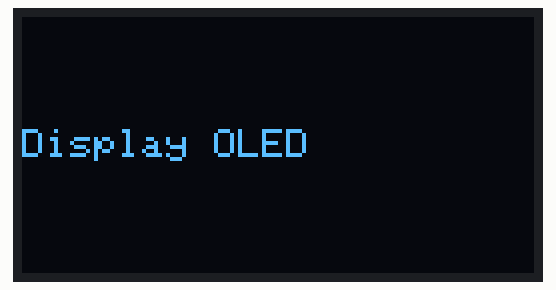
Bench run of a sketch on a simulated Arduino Uno, built with avr-gcc and run on an emulated ATmega328P. Parts: 128×64 one-colour display.

Above: at 0.1 s.
At 2.1 s:
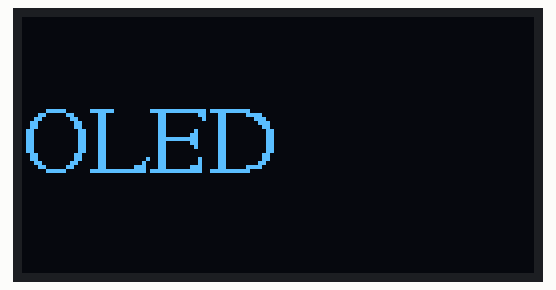
At 4.2 s:
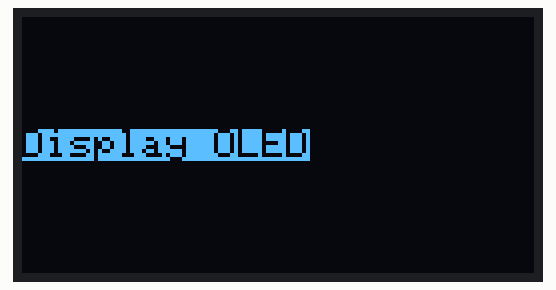
At 10.2 s:
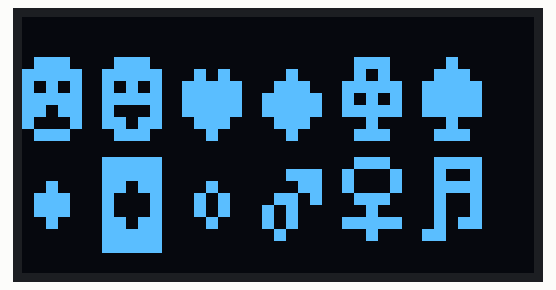
At 29.3 s:
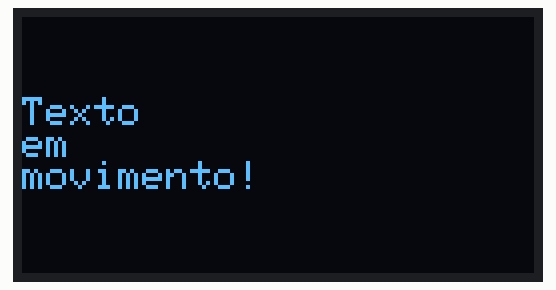
At 36.9 s:
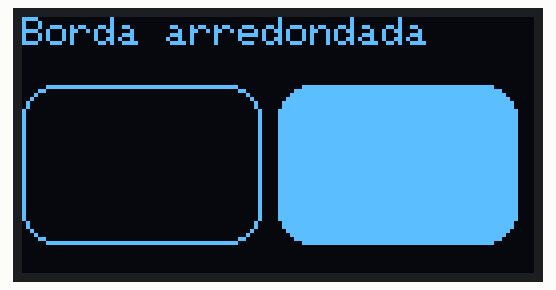

The sketch:

sketch_jan15_OLED.ino
```cpp
#include <SPI.h>
#include <Wire.h>
#include <Adafruit_GFX.h>
#include <Adafruit_SSD1306.h>
#include <Fonts/FreeSerif12pt7b.h>


#define SCREEN_WIDTH 128 // OLED display width, in pixels
#define SCREEN_HEIGHT 64 // OLED display height, in pixels
#define OLED_RESET     -1 // Reset pin # (or -1 if sharing Arduino reset pin)
#define SCREEN_ADDRESS 0x3C ///< See datasheet for Address; 0x3D for 128x64, 0x3C for 128x32
Adafruit_SSD1306 display(SCREEN_WIDTH, SCREEN_HEIGHT, &Wire, OLED_RESET);

void setup()
{
  // Inicializa com o I2C addr 0x3C
  display.begin(SSD1306_SWITCHCAPVCC, 0x3C);
}

void loop() {
  // Limpa o display
  display.clearDisplay();

  // Texto no display
  display.setTextSize(1); // Fonte do texto
  display.setTextColor(WHITE); // Cor do texto
  display.setCursor(0,28); // Posiciona o cursor
  display.println("Display OLED"); // Imprime mensagem
  display.display();
  delay(2000);
  display.clearDisplay();

  // Mudar a fonte
  display.setFont(&FreeSerif12pt7b); // Muda a fonte
  display.setTextSize(1);
  display.setTextColor(WHITE);
  display.setCursor(0,38);
  display.println("OLED");
  display.display();
  delay(2000);
  display.clearDisplay();
  display.setFont(); // Retorna para a fonte normal

  // Texto invertido no display
  display.setTextColor(BLACK, WHITE); // Cores do texto 'invertido'
  display.setCursor(0,28);
  display.println("Display OLED");
  display.display();
  delay(2000);
  display.clearDisplay();

  // Muda o tamanho da fonte
  display.setTextColor(WHITE);
  display.setCursor(0,20);
  display.setTextSize(3); // Tamanho da fonte: 3
  display.println("Arduino");
  display.display();
  delay(2000);
  display.clearDisplay();

  // Números no display
  display.setTextSize(2);
  display.setCursor(0,24);
  display.println(314159265); // Números
  display.display();
  delay(2000);
  display.clearDisplay();

  // Imprime caractteres ASCII no display
  display.setCursor(0,10);
  display.setTextSize(3);
  display.write(1); // Caracter ASCII
  display.setCursor(20,10);
  display.write(2);
  display.setCursor(40,10);
  display.write(3);
  display.setCursor(60,10);
  display.write(4);
  display.setCursor(80,10);
  display.write(5);
  display.setCursor(100,10);
  display.write(6);
  display.setCursor(0,35);
  display.write(7);
  display.setCursor(20,35);
  display.write(8);
  display.setCursor(40,35);
  display.write(9);
  display.setCursor(60,35);
  display.write(11);
  display.setCursor(80,35);
  display.write(12);
  display.setCursor(100,35);
  display.write(14);
  display.display();
  delay(4000);
  display.clearDisplay();

  // Movimenta o texto sobre a tela
  display.setCursor(0,20);
  display.setTextSize(1);
  display.println("Texto");
  display.println("em");
  display.println("movimento!");
  display.display();
  display.startscrollright(0x00, 0x0f); // Movimenta texto para a direita
  delay(7000);
  display.stopscroll();
  delay(1000);
  display.startscrollleft(0x00, 0x0f); // Movimenta texto para a esquerda
  delay(7000);
  display.stopscroll();
  delay(1000);
  display.clearDisplay();
  delay(500);

//-----------------------------------------------------------------------------------------------------------

  // Pixel
  display.setTextSize(1);
  display.setTextColor(WHITE);
  display.setCursor(0,0);
  display.println("Pixel");
  display.drawPixel(64, 32, WHITE); // Pixel: Coordenada X, coordenada Y, cor
  display.display();
  delay(2000);
  display.clearDisplay();

  // Linha
  display.setTextSize(1);
  display.setTextColor(WHITE);
  display.setCursor(0,0);
  display.println("Linha");
  display.drawLine(0, 20, 127, 60, WHITE); // Linha: Coordenada x e y do começo da linha, coordenada x e y do final da linha, cor
  display.display();
  delay(2000);
  display.clearDisplay();

  // Retângulo
  display.setTextSize(1);
  display.setTextColor(WHITE);
  display.setCursor(0,0);
  display.println("Retangulo");
  display.drawRect(0, 17, 60, 40, WHITE); // Retângulo vazio: Coordenada X, coordenada Y, largura, altura e cor
  display.fillRect(64, 17, 60, 40, WHITE); // Retângulo cheio: Coordenada X, coordenada Y, largura, altura e cor
  display.display();
  delay(2000);
  display.clearDisplay();

  // Retângulo com borda arredondada
  display.setTextSize(1);
  display.setTextColor(WHITE);
  display.setCursor(0,0);
  display.println("Borda arredondada");
  display.drawRoundRect(0, 17, 60, 40, 8, WHITE); // Retângulo com borda arredondada: mesmos parâmetros do retângulo
  display.fillRoundRect(64, 17, 60, 40, 8, WHITE); // Retângulo com borda arredondada cheio: mesmos parâmetros do retângulo
  display.display();
  delay(2000);
  display.clearDisplay();

  // Círculo
  display.setTextSize(1);
  display.setTextColor(WHITE);
  display.setCursor(0,0);
  display.println("Circulo");
  display.drawCircle(20, 37, 20, WHITE); // Círculo: Coordenada X do centro, coordenada Y do centro, raio e cor
  display.fillCircle(84, 37, 20, WHITE); // Círculo cheio: Coordenada X do centro, coordenada Y do centro, raio e cor
  display.display();
  delay(2000);
  display.clearDisplay();

  // Triângulo
  display.setTextSize(1);
  display.setTextColor(WHITE);
  display.setCursor(0,0);
  display.println("Triangulo");
  display.drawTriangle(30, 17, 0, 62, 60, 62, WHITE); // Triângulo: Pares de coordenadas X e Y nos vértices do topo, a esquerda e a direita, e por fim, a cor do triângulo
  display.fillTriangle(94, 17, 64, 62, 124, 62, WHITE); // Triângulo cheio: Pares de coordenadas X e Y nos vértices do topo, a esquerda e a direita, e por fim, a cor do triângulo
  display.display();
  delay(2000);
  display.clearDisplay();

  // Cores invertidas
  display.invertDisplay(true);
  display.setTextSize(1);
  display.setTextColor(WHITE);
  display.setCursor(0,0);
  display.println("Invertido");
  display.drawCircle(30, 37, 20, WHITE); // Círculo: Coordenada X do centro, coordenada Y do centro, raio e cor
  display.drawRoundRect(64, 17, 60, 40, 8, WHITE); // Retângulo com borda arredondada cheio: mesmos parâmetros do retângulo
  display.display();
  delay(3000);
  display.clearDisplay();
  display.invertDisplay(false);

}
```

Measured:
- what the display in image 1 shows lasts 2.0 s, from 2.1 s to 4.1 s
- what the display in image 3 shows lasts 4.0 s, from 10.2 s to 14.2 s
- what the display in image 4 shows lasts 1.6 s, from 29.2 s to 30.8 s
